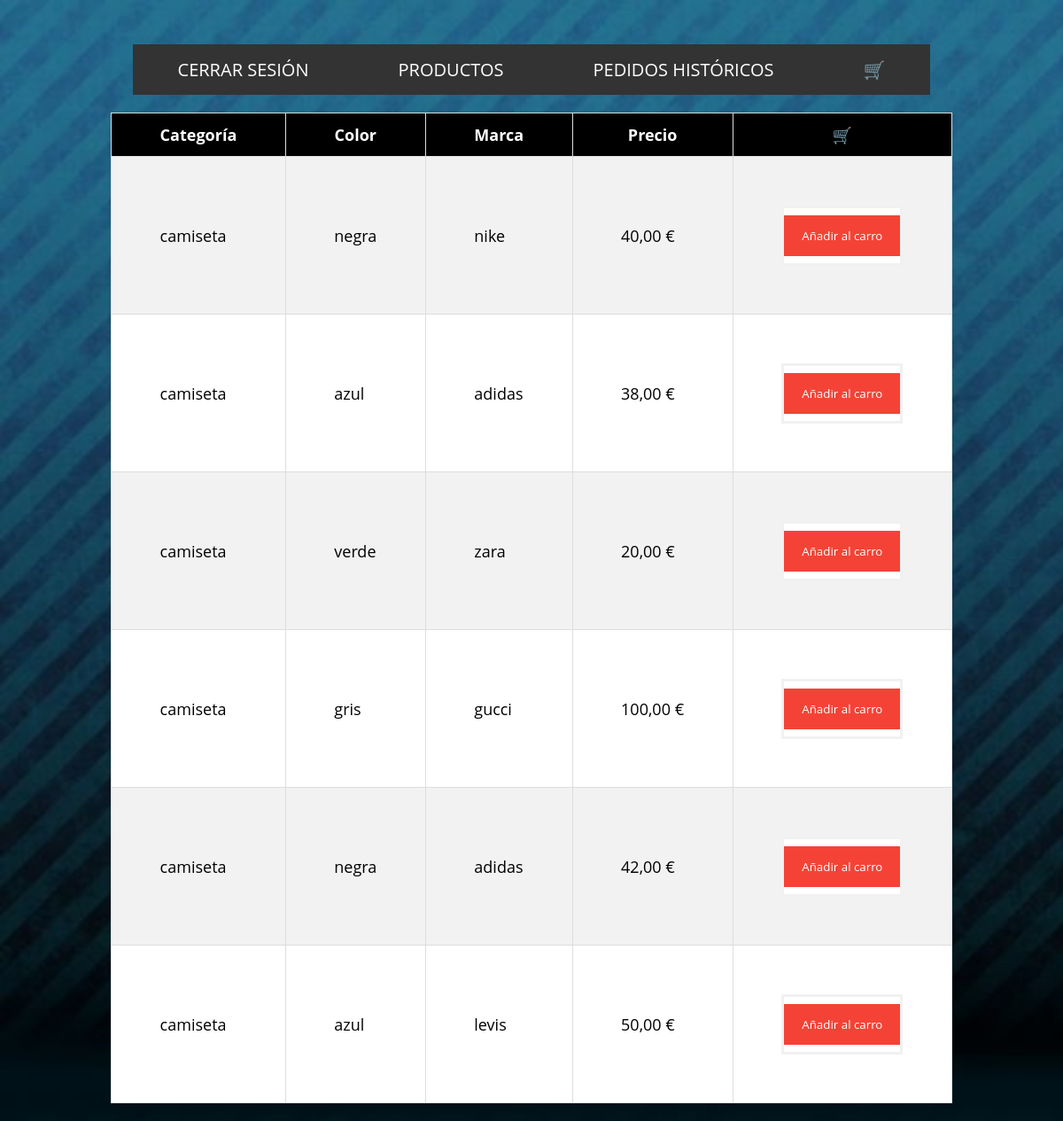
Page /SystemCare_inv/mostrar_camisetas.php (signed in) on the committed database.
### tables this page shows
CREATE TABLE `productos` (
  `id` int(11) NOT NULL,
  `stock` int(11) NOT NULL,
  `categoria` varchar(255) NOT NULL,
  `color` varchar(255) NOT NULL,
  `marca` varchar(255) NOT NULL,
  `precio` float NOT NULL
);

### SystemCare_inv/mostrar_camisetas.php (the view, shortened to what this page needs)
<!DOCTYPE html>
<html lang="es">
<head>
    <link rel="stylesheet" href="css/style.css">
</head>
<body id="fondo">
<?php include_once('header.php');?>
<?php
    $servername = "localhost";
    $username = "root";
    $password = "";
    $dbname = "SystemCare_inv";
    $conn = mysqli_connect($servername, $username, $password, $dbname);
    $sql = "SELECT id, categoria, color, marca, precio FROM productos WHERE categoria=?";
    $stmt = mysqli_prepare($conn, $sql);
    $categoria = 'camiseta';
    mysqli_stmt_bind_param($stmt, "s", $categoria);
    mysqli_stmt_execute($stmt);
    $resultado = mysqli_stmt_get_result($stmt);
	echo "<table id='categorias'>";
	echo "<tr><th>Categoría</th><th>Color</th><th>Marca</th><th>Precio</th><th>🛒</th></tr>";
	while ($fila = mysqli_fetch_assoc($resultado)) {
    $precio = number_format($fila["precio"], 2, ',', '') . " €";
    echo "<tr><td>" . $fila["categoria"] . "</td><td>" . $fila["color"] . "</td><td>" . $fila["marca"] . "</td><td>" . $precio . "</td><td><form action='carro.php' method='POST'><input type='hidden' name='id' value='" . $fila["id"] . "'><input type='hidden' name='categoria' value='" . $fila["categoria"] . "'><input type='hidden' name='color' value='" . $fila["color"] . "'><input type='hidden' name='marca' value='" . $fila["marca"] . "'><input type='hidden' name='precio' value='" . $fila["precio"] . "'><button type='submit'>Añadir al carro</button></form></td></tr>";
	}
	echo "</table>";
?>
</body>
</html>

### SystemCare_inv/css/style.css (style rules this page uses)
form { border: 3px solid #f1f1f1; background-color: white; }
button { background-color: #f44336; color: white; padding: 14px 20px; margin: 8px 0; border: none; cursor: pointer; width: 100%; }
form { margin: 10 25%; }
* { margin: 0; padding: 0; box-sizing: border-box; font-family: 'Open Sans'; }
body { background-image: url(../img/fondo.png); background-size: cover; border-collapse: collapse; width: 100%; font-size: 18px; color: black; }
#fondo { background-image: url(../img/fondo.png); background-size: cover; border-collapse: collapse; width: 100%; font-size: 18px; color: white; }
#categorias { font-family: Arial, Helvetica, sans-serif; border-collapse: collapse; list-style: none; display: flex; justify-content: space-around; margin: 20px; }
#categorias td, #categorias th { border: 1px solid #ddd; padding: 54.5px; }
#categorias tr { color: black; background-color: white; }
#categorias tr:nth-child(even) { background-color: #f2f2f2; }
#categorias th { padding-top: 12px; padding-bottom: 12px; text-align: left; background-color: black; color: white; text-align: center; }
* { box-sizing: border-box; }

### rows in the picture
productos: categoria "camiseta", color "negra", marca "nike", precio "40,00 €"
productos: categoria "camiseta", color "azul", marca "adidas", precio "38,00 €"
productos: categoria "camiseta", color "verde", marca "zara", precio "20,00 €"
productos: categoria "camiseta", color "gris", marca "gucci", precio "100,00 €"
productos: categoria "camiseta", color "negra", marca "adidas", precio "42,00 €"
productos: categoria "camiseta", color "azul", marca "levis", precio "50,00 €"
